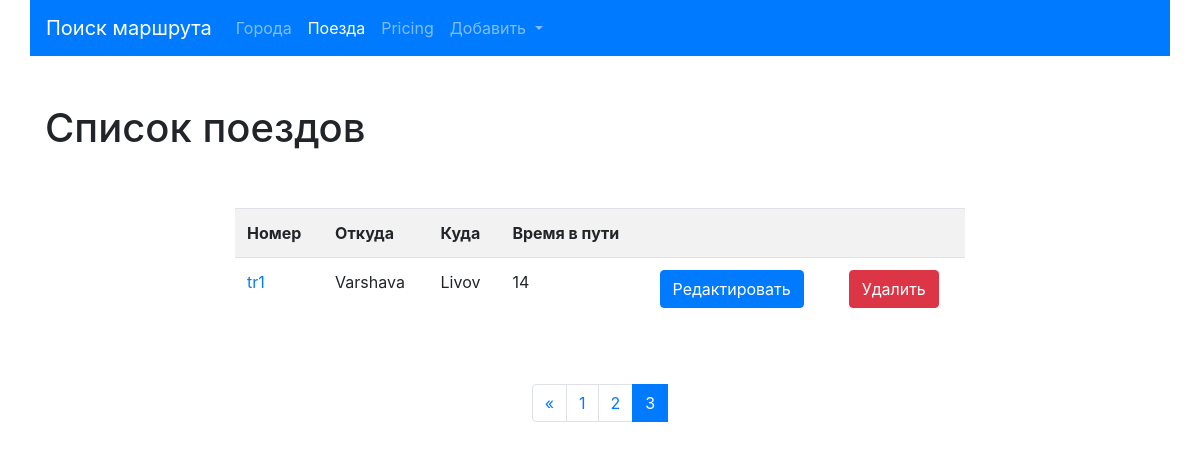
/trains/?page=3, run on an earlier commit of the app's database.
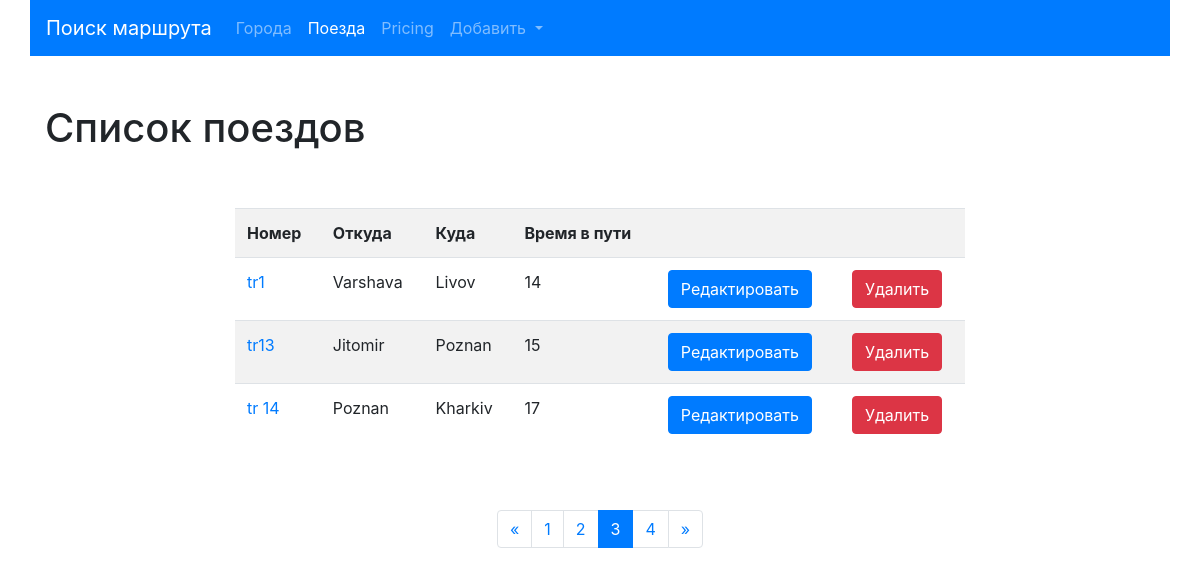
And on a later commit of the database.
### trains/models.py (models this page shows, shortened)
class Train(models.Model):
    name = models.CharField(max_length=50, unique=True, verbose_name="Номер поезда")
    travel_time = models.PositiveSmallIntegerField(verbose_name='Время в пути')
    from_city = models.ForeignKey(City,on_delete=models.CASCADE,
                                  related_name='from_city_set',
                                  verbose_name='Из какого города'
                                  )
    to_city = models.ForeignKey('cities.City',on_delete=models.CASCADE,
                                  related_name='to_city_set',
                                  verbose_name='В какой город'
                                  )
    class Meta:
        verbose_name = 'Поезд'
        verbose_name_plural = 'Поезд'
        ordering = ['travel_time']

### cities/models.py (models this page shows, shortened)
class City(models.Model):
    name = models.CharField(max_length=150, unique=True, verbose_name='Город')
    def __str__(self):
        return self.name
    class Meta:
        verbose_name = 'Город'
        verbose_name_plural = 'Города'
        ordering = ['name']

### trains/views.py (the view)
# urls.py: path('', TrainListView.as_view(), name='home'),
class TrainListView(ListView):
    paginate_by = 3
    model = Train
    template_name = 'trains/home.html'

### trains/templates/trains/home.html (shortened to what this page needs)
{% extends 'base.html' %}
{% block content %}
<h1>Список поездов</h1>
<div class="row">
    <div class="col-md-8 mx-auto my-5">
        <table class="table table-striped">
            <tr>
                <th>Номер</th>
                <th>Откуда</th>
                <th>Куда</th>
                <th>Время в пути</th>
                <th>&nbsp;</th>
                <th>&nbsp;</th>
            </tr>
            {% for object in page_obj %}
            <tr>
                <td>
                     <a href="{% url 'trains:detail' pk=object.pk %}">{{ object.name }}</a>
                </td>
                <td>{{ object.from_city }}</td>
                <td>{{ object.to_city }}</td>
                <td>{{ object.travel_time }}</td>
                <td>
                    <a href="{% url 'trains:update' pk=object.pk %}">
                             <button type="submit" class="btn btn-primary">Редактировать</button></a>
     </td>
                <td>                    <a href="{% url 'trains:delete' pk=object.pk %}">
                             <button type="submit" class="btn btn-danger">Удалить</button></a>
</td>
            </tr>
        {% endfor %}
            </table>
    </div>
</div>
<nav aria-label="Page navigation example">
  <ul class="pagination justify-content-center">
    <li class="page-item">
            {% if page_obj.has_previous %}
                  <a class="page-link"href="?page={{ page_obj.previous_page_number }}" arial-label="Previous">
        <span aria-hidden="true">&laquo;</span>
                </a>
        {% endif %}
    </li>
      {% for page in page_obj.paginator.page_range%}
          <li class="page-item {% if page == page_obj.number %} active {% endif %}">
              <a class="page-link" href="?page={{page}}">
                  {{ page }}
              </a>
          </li>
      {% endfor %}
    <li class="page-item">
        {% if page_obj.has_next %}
            <a class="page-link" href="?page={{ page_obj.paginator.num_pages }}" arial-label="Next">
        <span aria-hidden="true">&raquo;</span></a>
        {% endif %}
    </li>
  </ul>
</nav>
{% endblock %}

### templates/base.html (shortened to what this page needs)
{% url 'cities:home' as cities_home_url%}
{% url 'cities:create' as cities_create_url%}
{% url 'trains:home' as trains_home_url%}
{% url 'trains:create' as trains_create_url%}
<!doctype html>
<html lang="en">
  <head>
    <link rel="stylesheet" href="https://cdn.jsdelivr.net/npm/bootstrap@4.6.2/dist/css/bootstrap.min.css">
  </head>
  <body>
  <nav class="navbar navbar-expand-lg navbar-dark bg-primary container">
  <a class="navbar-brand" href="{% url 'home' %}">Поиск маршрута</a>
  <div class="collapse navbar-collapse" id="navbarNavDropdown">
    <ul class="navbar-nav">
      <li class="nav-item ">
        <a class="nav-link {% if request.path == cities_home_url%}active{% endif %}" href="{% url 'cities:home' %}">Города<span class="sr-only">(current)</span></a>
      </li>
      <li class="nav-item">
        <a class="nav-link {% if request.path == trains_home_url %} active {% endif %}" href="{% url 'trains:home' %}">Поезда</a>
      </li>
      <li class="nav-item">
        <a class="nav-link" href="#">Pricing</a>
      </li>
      <li class="nav-item dropdown">
        <a class="nav-link dropdown-toggle  {% if request.path == cities_create_url or request.path == trains_create_url%}active{% endif %}" href="#" role="button" data-toggle="dropdown" aria-expanded="false">
          Добавить
        </a>
      </li>
    </ul>
  </div>
</nav>
  <div class="container">
    <div class="row">
    </div>
  </div>
  <div class="container">
    {% block content %}{% endblock %}
   </div>
  </body>
</html>

What changed in the data, as far as the page shows it:
added Train: name "tr13", from_city "Jitomir", to_city "Poznan", travel_time "15"
added Train: name "tr 14", from_city "Poznan", to_city "Kharkiv", travel_time "17"
Also different on the page:
new list line: "4"
